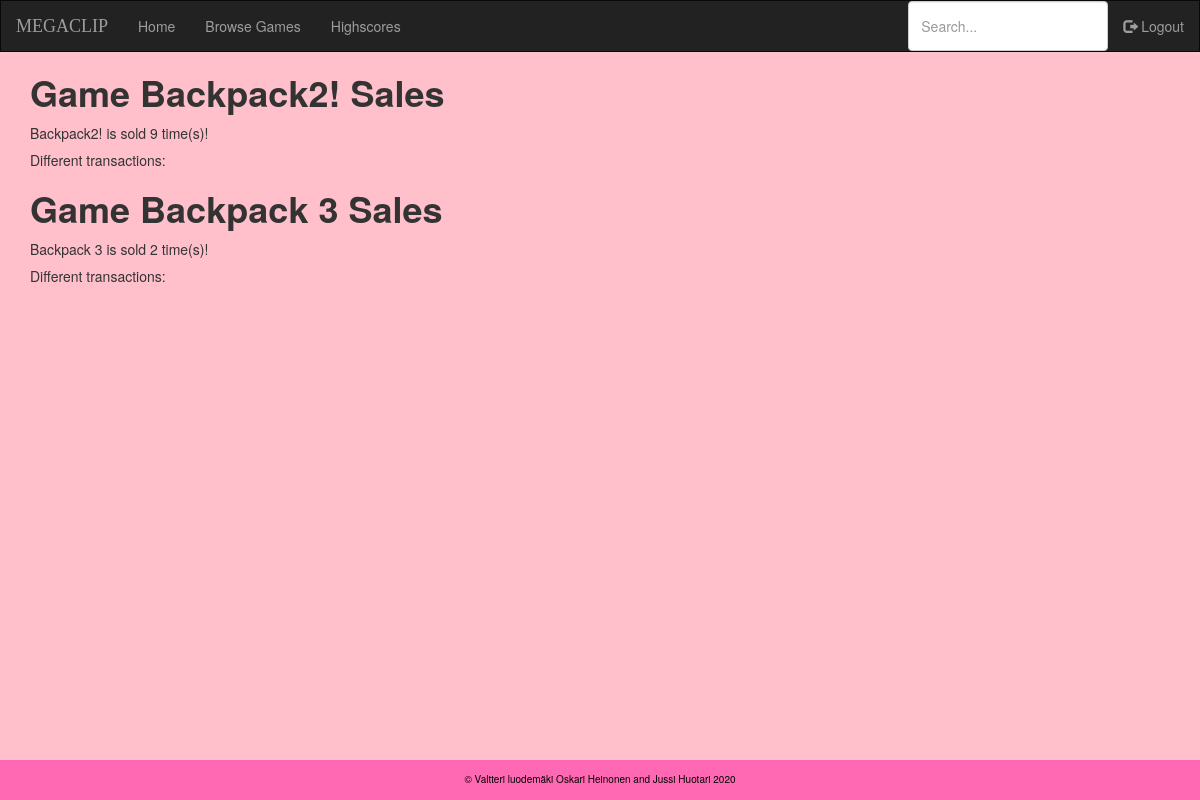
The app's page /user/Suppercell (signed in) with its own data.
### gamestore/models.py (models this page shows, shortened)
class Game(models.Model):
    name = models.CharField(max_length=255, primary_key=True, unique=True)
    url = models.URLField(max_length=255)
    price = models.DecimalField(max_digits=20, decimal_places=2)
    developer = models.ForeignKey('users.CustomUser', on_delete=models.CASCADE, null=True)
    def sales(self):
        numbers_sold = Transaction.objects.filter(game=self).count()
        return numbers_sold

### gamestore/views.py (the view)
# urls.py: path('user/<str:username>',UserGameListView.as_view(),name='user-stats' ),
class UserGameListView(ListView):
    model = Game
    template_name = 'gamestore/user_stats.html'
    context_object_name = 'games'
    def get_queryset(self):
        user = get_object_or_404(CustomUser, username=self.kwargs.get('username'))
        return Game.objects.filter(developer=user)
    def get_context_data(self, **kwargs):
        context = super(UserGameListView, self).get_context_data(**kwargs)
        context.update({
            'transactions': Transaction.objects.all(),
            'sales_stats_page' : 'active'
        })
        return context

### gamestore/templates/gamestore/user_stats.html (shortened to what this page needs)
{% extends "base.html" %}
{% block content%}
  {% for game in games %}
    <h1><strong>Game {{ game.name }} Sales</strong></h1>
    <p>{{game.name}} is sold {{ game.sales }} time(s)!</p>
    <h5>Different transactions: </h5>
  {% endfor %}
{% endblock content%}

### gamestore/static/gamestore/style.css (style rules this page uses)
body { background: pink ; }

### records on screen
Game: name "Backpack2!", sales "9"
Game: name "Backpack 3", sales "2"
